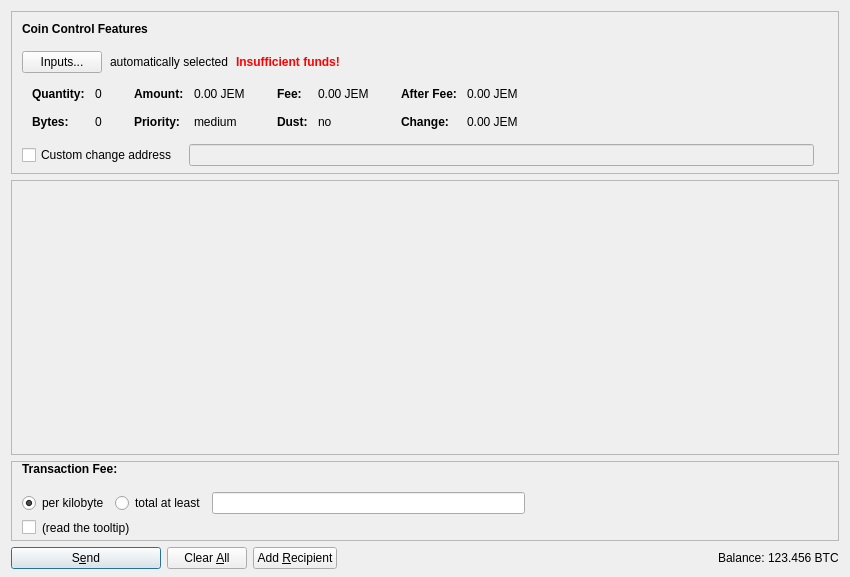
<?xml version="1.0" encoding="UTF-8"?>
<ui version="4.0">
 <class>SendCoinsDialog</class>
 <widget class="QDialog" name="SendCoinsDialog">
  <property name="geometry">
   <rect>
    <x>0</x>
    <y>0</y>
    <width>850</width>
    <height>577</height>
   </rect>
  </property>
  <property name="windowTitle">
   <string>Send Coins</string>
  </property>
  <layout class="QVBoxLayout" name="verticalLayout" stretch="0,1,0,0">
   <property name="bottomMargin">
    <number>8</number>
   </property>
   <item>
    <widget class="QFrame" name="frameCoinControl">
     <property name="sizePolicy">
      <sizepolicy hsizetype="Expanding" vsizetype="Expanding">
       <horstretch>0</horstretch>
       <verstretch>0</verstretch>
      </sizepolicy>
     </property>
     <property name="maximumSize">
      <size>
       <width>16777215</width>
       <height>16777215</height>
      </size>
     </property>
     <property name="frameShape">
      <enum>QFrame::StyledPanel</enum>
     </property>
     <property name="frameShadow">
      <enum>QFrame::Sunken</enum>
     </property>
     <layout class="QVBoxLayout" name="verticalLayoutCoinControl2">
      <property name="spacing">
       <number>0</number>
      </property>
      <property name="leftMargin">
       <number>0</number>
      </property>
      <property name="topMargin">
       <number>0</number>
      </property>
      <property name="rightMargin">
       <number>0</number>
      </property>
      <property name="bottomMargin">
       <number>6</number>
      </property>
      <item>
       <layout class="QVBoxLayout" name="verticalLayoutCoinControl" stretch="0,0,0,0,1">
        <property name="spacing">
         <number>0</number>
        </property>
        <property name="leftMargin">
         <number>10</number>
        </property>
        <property name="topMargin">
         <number>10</number>
        </property>
        <item>
         <layout class="QHBoxLayout" name="horizontalLayoutCoinControl1">
          <property name="bottomMargin">
           <number>15</number>
          </property>
          <item>
           <widget class="QLabel" name="labelCoinControlFeatures">
            <property name="sizePolicy">
             <sizepolicy hsizetype="Preferred" vsizetype="Maximum">
              <horstretch>0</horstretch>
              <verstretch>0</verstretch>
             </sizepolicy>
            </property>
            <property name="font">
             <font>
              <weight>75</weight>
              <bold>true</bold>
             </font>
            </property>
            <property name="styleSheet">
             <string notr="true">font-weight:bold;</string>
            </property>
            <property name="text">
             <string>Coin Control Features</string>
            </property>
           </widget>
          </item>
         </layout>
        </item>
        <item>
         <layout class="QHBoxLayout" name="horizontalLayoutCoinControl2" stretch="0,0,0,0">
          <property name="spacing">
           <number>8</number>
          </property>
          <property name="bottomMargin">
           <number>10</number>
          </property>
          <item>
           <widget class="QPushButton" name="pushButtonCoinControl">
            <property name="styleSheet">
             <string notr="true"/>
            </property>
            <property name="text">
             <string>Inputs...</string>
            </property>
            <property name="autoDefault">
             <bool>false</bool>
            </property>
           </widget>
          </item>
          <item>
           <widget class="QLabel" name="labelCoinControlAutomaticallySelected">
            <property name="text">
             <string>automatically selected</string>
            </property>
            <property name="margin">
             <number>5</number>
            </property>
           </widget>
          </item>
          <item>
           <widget class="QLabel" name="labelCoinControlInsuffFunds">
            <property name="font">
             <font>
              <weight>75</weight>
              <bold>true</bold>
             </font>
            </property>
            <property name="styleSheet">
             <string notr="true">color:red;font-weight:bold;</string>
            </property>
            <property name="text">
             <string>Insufficient funds!</string>
            </property>
            <property name="margin">
             <number>5</number>
            </property>
           </widget>
          </item>
          <item>
           <spacer name="horizontalSpacerCoinControl">
            <property name="orientation">
             <enum>Qt::Horizontal</enum>
            </property>
            <property name="sizeHint" stdset="0">
             <size>
              <width>40</width>
              <height>1</height>
             </size>
            </property>
           </spacer>
          </item>
         </layout>
        </item>
        <item>
         <widget class="QWidget" name="widgetCoinControl" native="true">
          <property name="sizePolicy">
           <sizepolicy hsizetype="Preferred" vsizetype="Preferred">
            <horstretch>0</horstretch>
            <verstretch>0</verstretch>
           </sizepolicy>
          </property>
          <property name="minimumSize">
           <size>
            <width>0</width>
            <height>0</height>
           </size>
          </property>
          <property name="styleSheet">
           <string notr="true"/>
          </property>
          <layout class="QHBoxLayout" name="horizontalLayoutCoinControl5">
           <property name="leftMargin">
            <number>0</number>
           </property>
           <property name="topMargin">
            <number>0</number>
           </property>
           <property name="rightMargin">
            <number>0</number>
           </property>
           <property name="bottomMargin">
            <number>0</number>
           </property>
           <item>
            <layout class="QHBoxLayout" name="horizontalLayoutCoinControl3" stretch="0,0,0,1">
             <property name="spacing">
              <number>20</number>
             </property>
             <property name="topMargin">
              <number>0</number>
             </property>
             <property name="bottomMargin">
              <number>10</number>
             </property>
             <item>
              <layout class="QFormLayout" name="formLayoutCoinControl1">
               <property name="horizontalSpacing">
                <number>10</number>
               </property>
               <property name="verticalSpacing">
                <number>14</number>
               </property>
               <property name="leftMargin">
                <number>10</number>
               </property>
               <property name="topMargin">
                <number>4</number>
               </property>
               <property name="rightMargin">
                <number>6</number>
               </property>
               <item row="0" column="0">
                <widget class="QLabel" name="labelCoinControlQuantityText">
                 <property name="font">
                  <font>
                   <weight>75</weight>
                   <bold>true</bold>
                  </font>
                 </property>
                 <property name="text">
                  <string>Quantity:</string>
                 </property>
                 <property name="margin">
                  <number>0</number>
                 </property>
                </widget>
               </item>
               <item row="0" column="1">
                <widget class="QLabel" name="labelCoinControlQuantity">
                 <property name="cursor">
                  <cursorShape>IBeamCursor</cursorShape>
                 </property>
                 <property name="contextMenuPolicy">
                  <enum>Qt::ActionsContextMenu</enum>
                 </property>
                 <property name="text">
                  <string notr="true">0</string>
                 </property>
                 <property name="margin">
                  <number>0</number>
                 </property>
                 <property name="textInteractionFlags">
                  <set>Qt::LinksAccessibleByMouse|Qt::TextSelectableByKeyboard|Qt::TextSelectableByMouse</set>
                 </property>
                </widget>
               </item>
               <item row="1" column="0">
                <widget class="QLabel" name="labelCoinControlBytesText">
                 <property name="font">
                  <font>
                   <weight>75</weight>
                   <bold>true</bold>
                  </font>
                 </property>
                 <property name="text">
                  <string>Bytes:</string>
                 </property>
                </widget>
               </item>
               <item row="1" column="1">
                <widget class="QLabel" name="labelCoinControlBytes">
                 <property name="cursor">
                  <cursorShape>IBeamCursor</cursorShape>
                 </property>
                 <property name="contextMenuPolicy">
                  <enum>Qt::ActionsContextMenu</enum>
                 </property>
                 <property name="text">
                  <string notr="true">0</string>
                 </property>
                 <property name="textInteractionFlags">
                  <set>Qt::LinksAccessibleByMouse|Qt::TextSelectableByKeyboard|Qt::TextSelectableByMouse</set>
                 </property>
                </widget>
               </item>
              </layout>
             </item>
             <item>
              <layout class="QFormLayout" name="formLayoutCoinControl2">
               <property name="horizontalSpacing">
                <number>10</number>
               </property>
               <property name="verticalSpacing">
                <number>14</number>
               </property>
               <property name="leftMargin">
                <number>6</number>
               </property>
               <property name="topMargin">
                <number>4</number>
               </property>
               <property name="rightMargin">
                <number>6</number>
               </property>
               <item row="0" column="0">
                <widget class="QLabel" name="labelCoinControlAmountText">
                 <property name="font">
                  <font>
                   <weight>75</weight>
                   <bold>true</bold>
                  </font>
                 </property>
                 <property name="text">
                  <string>Amount:</string>
                 </property>
                 <property name="margin">
                  <number>0</number>
                 </property>
                </widget>
               </item>
               <item row="0" column="1">
                <widget class="QLabel" name="labelCoinControlAmount">
                 <property name="cursor">
                  <cursorShape>IBeamCursor</cursorShape>
                 </property>
                 <property name="contextMenuPolicy">
                  <enum>Qt::ActionsContextMenu</enum>
                 </property>
                 <property name="text">
                  <string notr="true">0.00 JEM</string>
                 </property>
                 <property name="textInteractionFlags">
                  <set>Qt::LinksAccessibleByMouse|Qt::TextSelectableByKeyboard|Qt::TextSelectableByMouse</set>
                 </property>
                </widget>
               </item>
               <item row="1" column="0">
                <widget class="QLabel" name="labelCoinControlPriorityText">
                 <property name="font">
                  <font>
                   <weight>75</weight>
                   <bold>true</bold>
                  </font>
                 </property>
                 <property name="text">
                  <string>Priority:</string>
                 </property>
                </widget>
               </item>
               <item row="1" column="1">
                <widget class="QLabel" name="labelCoinControlPriority">
                 <property name="cursor">
                  <cursorShape>IBeamCursor</cursorShape>
                 </property>
                 <property name="contextMenuPolicy">
                  <enum>Qt::ActionsContextMenu</enum>
                 </property>
                 <property name="text">
                  <string notr="true">medium</string>
                 </property>
                 <property name="textInteractionFlags">
                  <set>Qt::LinksAccessibleByMouse|Qt::TextSelectableByKeyboard|Qt::TextSelectableByMouse</set>
                 </property>
                </widget>
               </item>
              </layout>
             </item>
             <item>
              <layout class="QFormLayout" name="formLayoutCoinControl3">
               <property name="horizontalSpacing">
                <number>10</number>
               </property>
               <property name="verticalSpacing">
                <number>14</number>
               </property>
               <property name="leftMargin">
                <number>6</number>
               </property>
               <property name="topMargin">
                <number>4</number>
               </property>
               <property name="rightMargin">
                <number>6</number>
               </property>
               <item row="0" column="0">
                <widget class="QLabel" name="labelCoinControlFeeText">
                 <property name="font">
                  <font>
                   <weight>75</weight>
                   <bold>true</bold>
                  </font>
                 </property>
                 <property name="text">
                  <string>Fee:</string>
                 </property>
                 <property name="margin">
                  <number>0</number>
                 </property>
                </widget>
               </item>
               <item row="0" column="1">
                <widget class="QLabel" name="labelCoinControlFee">
                 <property name="cursor">
                  <cursorShape>IBeamCursor</cursorShape>
                 </property>
                 <property name="contextMenuPolicy">
                  <enum>Qt::ActionsContextMenu</enum>
                 </property>
                 <property name="text">
                  <string notr="true">0.00 JEM</string>
                 </property>
                 <property name="textInteractionFlags">
                  <set>Qt::LinksAccessibleByMouse|Qt::TextSelectableByKeyboard|Qt::TextSelectableByMouse</set>
                 </property>
                </widget>
               </item>
               <item row="1" column="0">
                <widget class="QLabel" name="labelCoinControlLowOutputText">
                 <property name="font">
                  <font>
                   <weight>75</weight>
                   <bold>true</bold>
                  </font>
                 </property>
                 <property name="text">
                  <string>Dust:</string>
                 </property>
                </widget>
               </item>
               <item row="1" column="1">
                <widget class="QLabel" name="labelCoinControlLowOutput">
                 <property name="cursor">
                  <cursorShape>IBeamCursor</cursorShape>
                 </property>
                 <property name="contextMenuPolicy">
                  <enum>Qt::ActionsContextMenu</enum>
                 </property>
                 <property name="text">
                  <string notr="true">no</string>
                 </property>
                 <property name="textInteractionFlags">
                  <set>Qt::LinksAccessibleByMouse|Qt::TextSelectableByKeyboard|Qt::TextSelectableByMouse</set>
                 </property>
                </widget>
               </item>
              </layout>
             </item>
             <item>
              <layout class="QFormLayout" name="formLayoutCoinControl4">
               <property name="horizontalSpacing">
                <number>10</number>
               </property>
               <property name="verticalSpacing">
                <number>14</number>
               </property>
               <property name="leftMargin">
                <number>6</number>
               </property>
               <property name="topMargin">
                <number>4</number>
               </property>
               <property name="rightMargin">
                <number>6</number>
               </property>
               <item row="0" column="0">
                <widget class="QLabel" name="labelCoinControlAfterFeeText">
                 <property name="font">
                  <font>
                   <weight>75</weight>
                   <bold>true</bold>
                  </font>
                 </property>
                 <property name="text">
                  <string>After Fee:</string>
                 </property>
                 <property name="margin">
                  <number>0</number>
                 </property>
                </widget>
               </item>
               <item row="0" column="1">
                <widget class="QLabel" name="labelCoinControlAfterFee">
                 <property name="cursor">
                  <cursorShape>IBeamCursor</cursorShape>
                 </property>
                 <property name="contextMenuPolicy">
                  <enum>Qt::ActionsContextMenu</enum>
                 </property>
                 <property name="text">
                  <string notr="true">0.00 JEM</string>
                 </property>
                 <property name="textInteractionFlags">
                  <set>Qt::LinksAccessibleByMouse|Qt::TextSelectableByKeyboard|Qt::TextSelectableByMouse</set>
                 </property>
                </widget>
               </item>
               <item row="1" column="0">
                <widget class="QLabel" name="labelCoinControlChangeText">
                 <property name="font">
                  <font>
                   <weight>75</weight>
                   <bold>true</bold>
                  </font>
                 </property>
                 <property name="text">
                  <string>Change:</string>
                 </property>
                </widget>
               </item>
               <item row="1" column="1">
                <widget class="QLabel" name="labelCoinControlChange">
                 <property name="cursor">
                  <cursorShape>IBeamCursor</cursorShape>
                 </property>
                 <property name="contextMenuPolicy">
                  <enum>Qt::ActionsContextMenu</enum>
                 </property>
                 <property name="text">
                  <string notr="true">0.00 JEM</string>
                 </property>
                 <property name="textInteractionFlags">
                  <set>Qt::LinksAccessibleByMouse|Qt::TextSelectableByKeyboard|Qt::TextSelectableByMouse</set>
                 </property>
                </widget>
               </item>
              </layout>
             </item>
            </layout>
           </item>
          </layout>
         </widget>
        </item>
        <item>
         <layout class="QHBoxLayout" name="horizontalLayoutCoinControl4" stretch="0,0,0">
          <property name="spacing">
           <number>12</number>
          </property>
          <property name="sizeConstraint">
           <enum>QLayout::SetDefaultConstraint</enum>
          </property>
          <property name="topMargin">
           <number>5</number>
          </property>
          <property name="rightMargin">
           <number>5</number>
          </property>
          <item>
           <widget class="QCheckBox" name="checkBoxCoinControlChange">
            <property name="toolTip">
             <string>If this is activated, but the change address is empty or invalid, change will be sent to a newly generated address.</string>
            </property>
            <property name="text">
             <string>Custom change address</string>
            </property>
           </widget>
          </item>
          <item>
           <widget class="QValidatedLineEdit" name="lineEditCoinControlChange">
            <property name="enabled">
             <bool>false</bool>
            </property>
            <property name="sizePolicy">
             <sizepolicy hsizetype="Expanding" vsizetype="Fixed">
              <horstretch>0</horstretch>
              <verstretch>0</verstretch>
             </sizepolicy>
            </property>
           </widget>
          </item>
          <item>
           <widget class="QLabel" name="labelCoinControlChangeLabel">
            <property name="sizePolicy">
             <sizepolicy hsizetype="Preferred" vsizetype="Expanding">
              <horstretch>0</horstretch>
              <verstretch>0</verstretch>
             </sizepolicy>
            </property>
            <property name="minimumSize">
             <size>
              <width>0</width>
              <height>0</height>
             </size>
            </property>
            <property name="text">
             <string/>
            </property>
            <property name="margin">
             <number>3</number>
            </property>
           </widget>
          </item>
         </layout>
        </item>
        <item>
         <spacer name="verticalSpacerCoinControl">
          <property name="orientation">
           <enum>Qt::Vertical</enum>
          </property>
          <property name="sizeHint" stdset="0">
           <size>
            <width>800</width>
            <height>1</height>
           </size>
          </property>
         </spacer>
        </item>
       </layout>
      </item>
     </layout>
    </widget>
   </item>
   <item>
    <widget class="QScrollArea" name="scrollArea">
     <property name="widgetResizable">
      <bool>true</bool>
     </property>
     <widget class="QWidget" name="scrollAreaWidgetContents">
      <property name="geometry">
       <rect>
        <x>0</x>
        <y>0</y>
        <width>824</width>
        <height>198</height>
       </rect>
      </property>
      <layout class="QVBoxLayout" name="verticalLayout_2" stretch="0,1">
       <property name="leftMargin">
        <number>0</number>
       </property>
       <property name="topMargin">
        <number>0</number>
       </property>
       <property name="rightMargin">
        <number>0</number>
       </property>
       <property name="bottomMargin">
        <number>0</number>
       </property>
       <item>
        <layout class="QVBoxLayout" name="entries">
         <property name="spacing">
          <number>6</number>
         </property>
        </layout>
       </item>
       <item>
        <spacer name="verticalSpacer">
         <property name="orientation">
          <enum>Qt::Vertical</enum>
         </property>
         <property name="sizeHint" stdset="0">
          <size>
           <width>20</width>
           <height>40</height>
          </size>
         </property>
        </spacer>
       </item>
      </layout>
     </widget>
    </widget>
   </item>
   <item>
    <widget class="QFrame" name="frameFee">
     <property name="enabled">
      <bool>true</bool>
     </property>
     <property name="sizePolicy">
      <sizepolicy hsizetype="Expanding" vsizetype="Expanding">
       <horstretch>0</horstretch>
       <verstretch>0</verstretch>
      </sizepolicy>
     </property>
     <property name="maximumSize">
      <size>
       <width>16777215</width>
       <height>16777215</height>
      </size>
     </property>
     <property name="frameShape">
      <enum>QFrame::StyledPanel</enum>
     </property>
     <property name="frameShadow">
      <enum>QFrame::Sunken</enum>
     </property>
     <layout class="QVBoxLayout" name="verticalLayoutFee1">
      <property name="spacing">
       <number>0</number>
      </property>
      <property name="leftMargin">
       <number>0</number>
      </property>
      <property name="topMargin">
       <number>0</number>
      </property>
      <property name="rightMargin">
       <number>0</number>
      </property>
      <property name="bottomMargin">
       <number>0</number>
      </property>
      <item>
       <layout class="QVBoxLayout" name="verticalLayoutFee2" stretch="0,0,0">
        <property name="spacing">
         <number>0</number>
        </property>
        <property name="sizeConstraint">
         <enum>QLayout::SetMinimumSize</enum>
        </property>
        <property name="leftMargin">
         <number>10</number>
        </property>
        <property name="topMargin">
         <number>0</number>
        </property>
        <item>
         <layout class="QHBoxLayout" name="horizontalLayoutFee1">
          <property name="bottomMargin">
           <number>0</number>
          </property>
          <item>
           <layout class="QVBoxLayout" name="verticalLayoutFee7">
            <property name="spacing">
             <number>0</number>
            </property>
            <item>
             <layout class="QHBoxLayout" name="horizontalLayoutSmartFee">
              <property name="spacing">
               <number>10</number>
              </property>
              <item>
               <widget class="QLabel" name="labelFeeHeadline">
                <property name="sizePolicy">
                 <sizepolicy hsizetype="Preferred" vsizetype="Maximum">
                  <horstretch>0</horstretch>
                  <verstretch>0</verstretch>
                 </sizepolicy>
                </property>
                <property name="font">
                 <font>
                  <weight>75</weight>
                  <bold>true</bold>
                 </font>
                </property>
                <property name="styleSheet">
                 <string notr="true">font-weight:bold;</string>
                </property>
                <property name="text">
                 <string>Transaction Fee:</string>
                </property>
               </widget>
              </item>
             </layout>
            </item>
            <item>
             <spacer name="verticalSpacer_5">
              <property name="orientation">
               <enum>Qt::Vertical</enum>
              </property>
              <property name="sizeHint" stdset="0">
               <size>
                <width>1</width>
                <height>1</height>
               </size>
              </property>
             </spacer>
            </item>
           </layout>
          </item>
          <item>
           <spacer name="horizontalSpacer_4">
            <property name="orientation">
             <enum>Qt::Horizontal</enum>
            </property>
            <property name="sizeHint" stdset="0">
             <size>
              <width>40</width>
              <height>20</height>
             </size>
            </property>
           </spacer>
          </item>
         </layout>
        </item>
        <item>
         <widget class="QFrame" name="frameFeeSelection">
          <layout class="QVBoxLayout" name="verticalLayoutFee12">
           <property name="spacing">
            <number>0</number>
           </property>
           <property name="leftMargin">
            <number>0</number>
           </property>
           <property name="topMargin">
            <number>0</number>
           </property>
           <property name="rightMargin">
            <number>0</number>
           </property>
           <property name="bottomMargin">
            <number>0</number>
           </property>
           <item>
            <layout class="QGridLayout" name="gridLayoutFee">
             <property name="sizeConstraint">
              <enum>QLayout::SetNoConstraint</enum>
             </property>
             <property name="topMargin">
              <number>10</number>
             </property>
             <property name="bottomMargin">
              <number>4</number>
             </property>
             <property name="horizontalSpacing">
              <number>10</number>
             </property>
             <property name="verticalSpacing">
              <number>4</number>
             </property>
             <item row="0" column="0">
              <layout class="QVBoxLayout" name="verticalLayoutFee8">
               <property name="spacing">
                <number>6</number>
               </property>
               <item>
                <layout class="QHBoxLayout" name="horizontalLayoutFee13">
                 <item>
                  <widget class="QRadioButton" name="radioCustomPerKilobyte">
                   <property name="toolTip">
                    <string>If the custom fee is set to 1000 satoshis and the transaction is only 250 bytes, then &quot;per kilobyte&quot; only pays 250 satoshis in fee, while &quot;total at least&quot; pays 1000 satoshis. For transactions bigger than a kilobyte both pay by kilobyte.</string>
                   </property>
                   <property name="text">
                    <string>per kilobyte</string>
                   </property>
                   <property name="checked">
                    <bool>true</bool>
                   </property>
                  </widget>
                 </item>
                 <item>
                  <widget class="QRadioButton" name="radioCustomAtLeast">
                   <property name="toolTip">
                    <string>If the custom fee is set to 1000 satoshis and the transaction is only 250 bytes, then &quot;per kilobyte&quot; only pays 250 satoshis in fee, while &quot;total at least&quot; pays 1000 satoshis. For transactions bigger than a kilobyte both pay by kilobyte.</string>
                   </property>
                   <property name="text">
                    <string>total at least</string>
                   </property>
                  </widget>
                 </item>
                 <item>
                  <widget class="BitcoinAmountField" name="customFee"/>
                 </item>
                 <item>
                  <spacer name="horizontalSpacer_6">
                   <property name="orientation">
                    <enum>Qt::Horizontal</enum>
                   </property>
                   <property name="sizeHint" stdset="0">
                    <size>
                     <width>1</width>
                     <height>1</height>
                    </size>
                   </property>
                  </spacer>
                 </item>
                </layout>
               </item>
               <item>
                <layout class="QHBoxLayout" name="horizontalLayoutFee8">
                 <item>
                  <widget class="QCheckBox" name="checkBoxMinimumFee">
                   <property name="enabled">
                    <bool>true</bool>
                   </property>
                   <property name="toolTip">
                    <string>Paying only the minimum fee is just fine as long as there is less transaction volume than space in the blocks. But be aware that this can end up in a never confirming transaction once there is more demand for jemcash transactions than the network can process.</string>
                   </property>
                   <property name="text">
                    <string/>
                   </property>
                  </widget>
                 </item>
                 <item>
                  <widget class="QLabel" name="labelMinFeeWarning">
                   <property name="enabled">
                    <bool>true</bool>
                   </property>
                   <property name="toolTip">
                    <string>Paying only the minimum fee is just fine as long as there is less transaction volume than space in the blocks. But be aware that this can end up in a never confirming transaction once there is more demand for jemcash transactions than the network can process.</string>
                   </property>
                   <property name="text">
                    <string>(read the tooltip)</string>
                   </property>
                   <property name="margin">
                    <number>5</number>
                   </property>
                  </widget>
                 </item>
                 <item>
                  <spacer name="horizontalSpacer_2">
                   <property name="orientation">
                    <enum>Qt::Horizontal</enum>
                   </property>
                   <property name="sizeHint" stdset="0">
                    <size>
                     <width>1</width>
                     <height>1</height>
                    </size>
                   </property>
                  </spacer>
                 </item>
                </layout>
               </item>
              </layout>
             </item>
            </layout>
           </item>
          </layout>
         </widget>
        </item>
        <item>
         <spacer name="verticalSpacerFee">
          <property name="orientation">
           <enum>Qt::Vertical</enum>
          </property>
          <property name="sizeHint" stdset="0">
           <size>
            <width>800</width>
            <height>1</height>
           </size>
          </property>
         </spacer>
        </item>
       </layout>
      </item>
     </layout>
    </widget>
   </item>
   <item>
    <layout class="QHBoxLayout" name="horizontalLayout">
     <item>
      <widget class="QPushButton" name="sendButton">
       <property name="minimumSize">
        <size>
         <width>150</width>
         <height>0</height>
        </size>
       </property>
       <property name="toolTip">
        <string>Confirm the send action</string>
       </property>
       <property name="text">
        <string>S&amp;end</string>
       </property>
       <property name="icon">
        <iconset resource="../bitcoin.qrc">
         <normaloff>:/icons/send</normaloff>:/icons/send</iconset>
       </property>
       <property name="autoDefault">
        <bool>false</bool>
       </property>
       <property name="default">
        <bool>true</bool>
       </property>
      </widget>
     </item>
     <item>
      <widget class="QPushButton" name="clearButton">
       <property name="sizePolicy">
        <sizepolicy hsizetype="Minimum" vsizetype="Fixed">
         <horstretch>0</horstretch>
         <verstretch>0</verstretch>
        </sizepolicy>
       </property>
       <property name="toolTip">
        <string>Clear all fields of the form.</string>
       </property>
       <property name="text">
        <string>Clear &amp;All</string>
       </property>
       <property name="icon">
        <iconset resource="../bitcoin.qrc">
         <normaloff>:/icons/remove</normaloff>:/icons/remove</iconset>
       </property>
       <property name="autoDefault">
        <bool>false</bool>
       </property>
      </widget>
     </item>
     <item>
      <widget class="QPushButton" name="addButton">
       <property name="toolTip">
        <string>Send to multiple recipients at once</string>
       </property>
       <property name="text">
        <string>Add &amp;Recipient</string>
       </property>
       <property name="icon">
        <iconset resource="../bitcoin.qrc">
         <normaloff>:/icons/add</normaloff>:/icons/add</iconset>
       </property>
       <property name="autoDefault">
        <bool>false</bool>
       </property>
      </widget>
     </item>
     <item>
      <spacer name="horizontalSpacer">
       <property name="orientation">
        <enum>Qt::Horizontal</enum>
       </property>
       <property name="sizeHint" stdset="0">
        <size>
         <width>40</width>
         <height>20</height>
        </size>
       </property>
      </spacer>
     </item>
     <item>
      <layout class="QHBoxLayout" name="horizontalLayout_2">
       <property name="spacing">
        <number>3</number>
       </property>
       <item>
        <widget class="QLabel" name="label">
         <property name="sizePolicy">
          <sizepolicy hsizetype="Preferred" vsizetype="Fixed">
           <horstretch>0</horstretch>
           <verstretch>0</verstretch>
          </sizepolicy>
         </property>
         <property name="text">
          <string>Balance:</string>
         </property>
        </widget>
       </item>
       <item>
        <widget class="QLabel" name="labelBalance">
         <property name="sizePolicy">
          <sizepolicy hsizetype="Preferred" vsizetype="Fixed">
           <horstretch>0</horstretch>
           <verstretch>0</verstretch>
          </sizepolicy>
         </property>
         <property name="cursor">
          <cursorShape>IBeamCursor</cursorShape>
         </property>
         <property name="text">
          <string notr="true">123.456 BTC</string>
         </property>
         <property name="textInteractionFlags">
          <set>Qt::LinksAccessibleByMouse|Qt::TextSelectableByKeyboard|Qt::TextSelectableByMouse</set>
         </property>
        </widget>
       </item>
      </layout>
     </item>
    </layout>
   </item>
  </layout>
 </widget>
 <customwidgets>
  <customwidget>
   <class>QValidatedLineEdit</class>
   <extends>QLineEdit</extends>
   <header>qvalidatedlineedit.h</header>
  </customwidget>
  <customwidget>
   <class>BitcoinAmountField</class>
   <extends>QLineEdit</extends>
   <header>bitcoinamountfield.h</header>
   <container>1</container>
  </customwidget>
 </customwidgets>
 <resources>
  <include location="../bitcoin.qrc"/>
 </resources>
 <connections/>
</ui>
